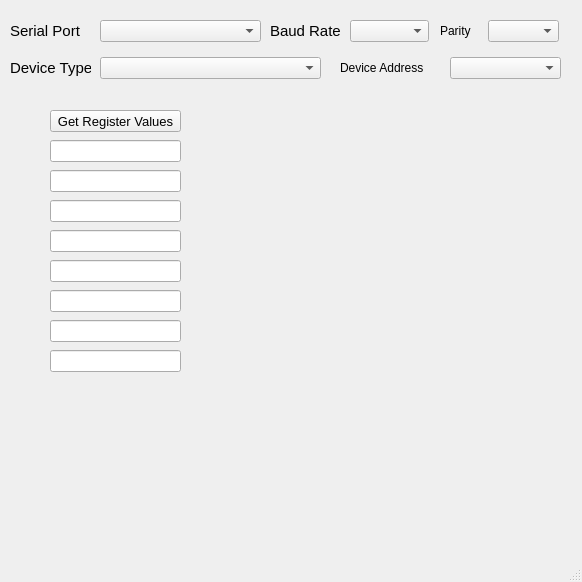
<?xml version="1.0" encoding="UTF-8"?>
<ui version="4.0">
 <class>MainWindow</class>
 <widget class="QMainWindow" name="MainWindow">
  <property name="geometry">
   <rect>
    <x>0</x>
    <y>0</y>
    <width>582</width>
    <height>582</height>
   </rect>
  </property>
  <property name="windowTitle">
   <string>MainWindow</string>
  </property>
  <widget class="QWidget" name="centralwidget">
   <widget class="QComboBox" name="comboBox">
    <property name="geometry">
     <rect>
      <x>100</x>
      <y>20</y>
      <width>161</width>
      <height>22</height>
     </rect>
    </property>
   </widget>
   <widget class="QLabel" name="label">
    <property name="geometry">
     <rect>
      <x>10</x>
      <y>23</y>
      <width>81</width>
      <height>16</height>
     </rect>
    </property>
    <property name="font">
     <font>
      <pointsize>11</pointsize>
     </font>
    </property>
    <property name="text">
     <string>Serial Port</string>
    </property>
   </widget>
   <widget class="QLabel" name="label_2">
    <property name="geometry">
     <rect>
      <x>270</x>
      <y>23</y>
      <width>81</width>
      <height>16</height>
     </rect>
    </property>
    <property name="font">
     <font>
      <pointsize>11</pointsize>
     </font>
    </property>
    <property name="text">
     <string>Baud Rate</string>
    </property>
   </widget>
   <widget class="QComboBox" name="comboBox_4">
    <property name="geometry">
     <rect>
      <x>350</x>
      <y>20</y>
      <width>79</width>
      <height>22</height>
     </rect>
    </property>
   </widget>
   <widget class="QComboBox" name="comboBox_5">
    <property name="geometry">
     <rect>
      <x>488</x>
      <y>20</y>
      <width>71</width>
      <height>22</height>
     </rect>
    </property>
   </widget>
   <widget class="QLabel" name="label_5">
    <property name="geometry">
     <rect>
      <x>440</x>
      <y>23</y>
      <width>81</width>
      <height>16</height>
     </rect>
    </property>
    <property name="text">
     <string>Parity</string>
    </property>
   </widget>
   <widget class="QComboBox" name="comboBox_6">
    <property name="geometry">
     <rect>
      <x>100</x>
      <y>57</y>
      <width>221</width>
      <height>22</height>
     </rect>
    </property>
   </widget>
   <widget class="QLabel" name="label_6">
    <property name="geometry">
     <rect>
      <x>10</x>
      <y>60</y>
      <width>81</width>
      <height>16</height>
     </rect>
    </property>
    <property name="font">
     <font>
      <pointsize>11</pointsize>
     </font>
    </property>
    <property name="text">
     <string>Device Type</string>
    </property>
   </widget>
   <widget class="QLabel" name="label_7">
    <property name="geometry">
     <rect>
      <x>340</x>
      <y>60</y>
      <width>101</width>
      <height>16</height>
     </rect>
    </property>
    <property name="text">
     <string>Device Address</string>
    </property>
   </widget>
   <widget class="QComboBox" name="comboBox_7">
    <property name="geometry">
     <rect>
      <x>450</x>
      <y>57</y>
      <width>111</width>
      <height>22</height>
     </rect>
    </property>
   </widget>
   <widget class="QStackedWidget" name="stackedWidget">
    <property name="geometry">
     <rect>
      <x>20</x>
      <y>100</y>
      <width>521</width>
      <height>441</height>
     </rect>
    </property>
    <property name="currentIndex">
     <number>1</number>
    </property>
    <widget class="QWidget" name="page">
     <widget class="QGroupBox" name="groupBox_3">
      <property name="geometry">
       <rect>
        <x>40</x>
        <y>310</y>
        <width>431</width>
        <height>101</height>
       </rect>
      </property>
      <property name="title">
       <string>Flash On/Off</string>
      </property>
      <widget class="QPushButton" name="pushButton_4">
       <property name="geometry">
        <rect>
         <x>350</x>
         <y>50</y>
         <width>71</width>
         <height>22</height>
        </rect>
       </property>
       <property name="text">
        <string>Send</string>
       </property>
      </widget>
      <widget class="QComboBox" name="comboBox_2">
       <property name="geometry">
        <rect>
         <x>10</x>
         <y>51</y>
         <width>81</width>
         <height>22</height>
        </rect>
       </property>
      </widget>
      <widget class="QLabel" name="label_3">
       <property name="geometry">
        <rect>
         <x>105</x>
         <y>55</y>
         <width>57</width>
         <height>14</height>
        </rect>
       </property>
       <property name="text">
        <string>Interval</string>
       </property>
      </widget>
      <widget class="QComboBox" name="comboBox_3">
       <property name="geometry">
        <rect>
         <x>270</x>
         <y>50</y>
         <width>71</width>
         <height>22</height>
        </rect>
       </property>
      </widget>
      <widget class="QLabel" name="label_4">
       <property name="geometry">
        <rect>
         <x>230</x>
         <y>53</y>
         <width>57</width>
         <height>14</height>
        </rect>
       </property>
       <property name="text">
        <string>Flash</string>
       </property>
      </widget>
      <widget class="QLineEdit" name="lineEdit">
       <property name="geometry">
        <rect>
         <x>160</x>
         <y>50</y>
         <width>61</width>
         <height>22</height>
        </rect>
       </property>
       <property name="text">
        <string>10</string>
       </property>
      </widget>
     </widget>
     <widget class="QGroupBox" name="groupBox_2">
      <property name="geometry">
       <rect>
        <x>40</x>
        <y>150</y>
        <width>431</width>
        <height>141</height>
       </rect>
      </property>
      <property name="title">
       <string>Group Relay Control</string>
      </property>
      <widget class="QPushButton" name="pushButton">
       <property name="geometry">
        <rect>
         <x>250</x>
         <y>110</y>
         <width>80</width>
         <height>22</height>
        </rect>
       </property>
       <property name="text">
        <string>All On</string>
       </property>
      </widget>
      <widget class="QPushButton" name="pushButton_2">
       <property name="geometry">
        <rect>
         <x>330</x>
         <y>110</y>
         <width>80</width>
         <height>22</height>
        </rect>
       </property>
       <property name="text">
        <string>All Off</string>
       </property>
      </widget>
      <widget class="QPushButton" name="pushButton_3">
       <property name="geometry">
        <rect>
         <x>20</x>
         <y>110</y>
         <width>80</width>
         <height>22</height>
        </rect>
       </property>
       <property name="text">
        <string>Write All</string>
       </property>
      </widget>
      <widget class="QCheckBox" name="checkBox_9">
       <property name="geometry">
        <rect>
         <x>20</x>
         <y>40</y>
         <width>85</width>
         <height>20</height>
        </rect>
       </property>
       <property name="text">
        <string>Relay 1</string>
       </property>
      </widget>
      <widget class="QCheckBox" name="checkBox_10">
       <property name="geometry">
        <rect>
         <x>120</x>
         <y>40</y>
         <width>85</width>
         <height>20</height>
        </rect>
       </property>
       <property name="text">
        <string>Relay 2</string>
       </property>
      </widget>
      <widget class="QCheckBox" name="checkBox_11">
       <property name="geometry">
        <rect>
         <x>220</x>
         <y>40</y>
         <width>85</width>
         <height>20</height>
        </rect>
       </property>
       <property name="text">
        <string>Relay 3</string>
       </property>
      </widget>
      <widget class="QCheckBox" name="checkBox_12">
       <property name="geometry">
        <rect>
         <x>320</x>
         <y>40</y>
         <width>85</width>
         <height>20</height>
        </rect>
       </property>
       <property name="text">
        <string>Relay 4</string>
       </property>
      </widget>
      <widget class="QCheckBox" name="checkBox_13">
       <property name="geometry">
        <rect>
         <x>20</x>
         <y>70</y>
         <width>85</width>
         <height>20</height>
        </rect>
       </property>
       <property name="text">
        <string>Relay 5</string>
       </property>
      </widget>
      <widget class="QCheckBox" name="checkBox_14">
       <property name="geometry">
        <rect>
         <x>120</x>
         <y>70</y>
         <width>85</width>
         <height>20</height>
        </rect>
       </property>
       <property name="text">
        <string>Relay 6</string>
       </property>
      </widget>
      <widget class="QCheckBox" name="checkBox_15">
       <property name="geometry">
        <rect>
         <x>220</x>
         <y>70</y>
         <width>85</width>
         <height>20</height>
        </rect>
       </property>
       <property name="text">
        <string>Relay 7</string>
       </property>
      </widget>
      <widget class="QCheckBox" name="checkBox_16">
       <property name="geometry">
        <rect>
         <x>320</x>
         <y>70</y>
         <width>85</width>
         <height>20</height>
        </rect>
       </property>
       <property name="text">
        <string>Relay 8</string>
       </property>
      </widget>
     </widget>
     <widget class="QGroupBox" name="groupBox">
      <property name="geometry">
       <rect>
        <x>40</x>
        <y>20</y>
        <width>431</width>
        <height>111</height>
       </rect>
      </property>
      <property name="font">
       <font>
        <bold>false</bold>
       </font>
      </property>
      <property name="title">
       <string>Individual Relay Control</string>
      </property>
      <widget class="QCheckBox" name="checkBox_8">
       <property name="geometry">
        <rect>
         <x>320</x>
         <y>70</y>
         <width>85</width>
         <height>20</height>
        </rect>
       </property>
       <property name="text">
        <string>Relay 8</string>
       </property>
      </widget>
      <widget class="QCheckBox" name="checkBox_7">
       <property name="geometry">
        <rect>
         <x>220</x>
         <y>70</y>
         <width>85</width>
         <height>20</height>
        </rect>
       </property>
       <property name="text">
        <string>Relay 7</string>
       </property>
      </widget>
      <widget class="QCheckBox" name="checkBox_5">
       <property name="geometry">
        <rect>
         <x>20</x>
         <y>70</y>
         <width>85</width>
         <height>20</height>
        </rect>
       </property>
       <property name="text">
        <string>Relay 5</string>
       </property>
      </widget>
      <widget class="QCheckBox" name="checkBox_3">
       <property name="geometry">
        <rect>
         <x>220</x>
         <y>40</y>
         <width>85</width>
         <height>20</height>
        </rect>
       </property>
       <property name="text">
        <string>Relay 3</string>
       </property>
      </widget>
      <widget class="QCheckBox" name="checkBox">
       <property name="geometry">
        <rect>
         <x>20</x>
         <y>40</y>
         <width>85</width>
         <height>20</height>
        </rect>
       </property>
       <property name="text">
        <string>Relay 1</string>
       </property>
      </widget>
      <widget class="QCheckBox" name="checkBox_6">
       <property name="geometry">
        <rect>
         <x>120</x>
         <y>70</y>
         <width>85</width>
         <height>20</height>
        </rect>
       </property>
       <property name="text">
        <string>Relay 6</string>
       </property>
      </widget>
      <widget class="QCheckBox" name="checkBox_4">
       <property name="geometry">
        <rect>
         <x>320</x>
         <y>40</y>
         <width>85</width>
         <height>20</height>
        </rect>
       </property>
       <property name="text">
        <string>Relay 4</string>
       </property>
      </widget>
      <widget class="QCheckBox" name="checkBox_2">
       <property name="geometry">
        <rect>
         <x>120</x>
         <y>40</y>
         <width>85</width>
         <height>20</height>
        </rect>
       </property>
       <property name="text">
        <string>Relay 2</string>
       </property>
      </widget>
     </widget>
    </widget>
    <widget class="QWidget" name="page_2">
     <widget class="QPushButton" name="pushButton_5">
      <property name="geometry">
       <rect>
        <x>30</x>
        <y>10</y>
        <width>131</width>
        <height>22</height>
       </rect>
      </property>
      <property name="font">
       <font>
        <pointsize>10</pointsize>
       </font>
      </property>
      <property name="text">
       <string>Get Register Values</string>
      </property>
     </widget>
     <widget class="QLineEdit" name="lineEdit_2">
      <property name="geometry">
       <rect>
        <x>30</x>
        <y>40</y>
        <width>131</width>
        <height>22</height>
       </rect>
      </property>
     </widget>
     <widget class="QLineEdit" name="lineEdit_3">
      <property name="geometry">
       <rect>
        <x>30</x>
        <y>70</y>
        <width>131</width>
        <height>22</height>
       </rect>
      </property>
     </widget>
     <widget class="QLineEdit" name="lineEdit_4">
      <property name="geometry">
       <rect>
        <x>30</x>
        <y>100</y>
        <width>131</width>
        <height>22</height>
       </rect>
      </property>
     </widget>
     <widget class="QLineEdit" name="lineEdit_5">
      <property name="geometry">
       <rect>
        <x>30</x>
        <y>130</y>
        <width>131</width>
        <height>22</height>
       </rect>
      </property>
     </widget>
     <widget class="QLineEdit" name="lineEdit_6">
      <property name="geometry">
       <rect>
        <x>30</x>
        <y>160</y>
        <width>131</width>
        <height>22</height>
       </rect>
      </property>
     </widget>
     <widget class="QLineEdit" name="lineEdit_7">
      <property name="geometry">
       <rect>
        <x>30</x>
        <y>190</y>
        <width>131</width>
        <height>22</height>
       </rect>
      </property>
     </widget>
     <widget class="QLineEdit" name="lineEdit_8">
      <property name="geometry">
       <rect>
        <x>30</x>
        <y>220</y>
        <width>131</width>
        <height>22</height>
       </rect>
      </property>
     </widget>
     <widget class="QLineEdit" name="lineEdit_9">
      <property name="geometry">
       <rect>
        <x>30</x>
        <y>250</y>
        <width>131</width>
        <height>22</height>
       </rect>
      </property>
     </widget>
    </widget>
   </widget>
  </widget>
  <widget class="QStatusBar" name="statusbar"/>
 </widget>
 <resources/>
 <connections/>
</ui>
